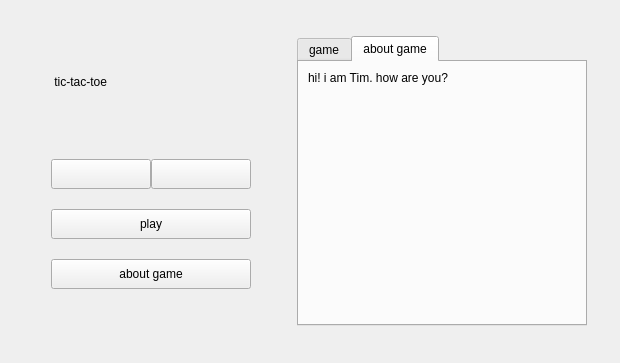
<?xml version="1.0" encoding="UTF-8"?>
<ui version="4.0">
 <class>Widget</class>
 <widget class="QWidget" name="Widget">
  <property name="geometry">
   <rect>
    <x>0</x>
    <y>0</y>
    <width>620</width>
    <height>363</height>
   </rect>
  </property>
  <property name="minimumSize">
   <size>
    <width>620</width>
    <height>330</height>
   </size>
  </property>
  <property name="maximumSize">
   <size>
    <width>800</width>
    <height>500</height>
   </size>
  </property>
  <property name="windowTitle">
   <string>tic-tac-toe</string>
  </property>
  <property name="windowIcon">
   <iconset resource="resourse.qrc">
    <normaloff>:/resourse/images/title_ico.png</normaloff>:/resourse/images/title_ico.png</iconset>
  </property>
  <property name="styleSheet">
   <string notr="true"/>
  </property>
  <layout class="QHBoxLayout" name="horizontalLayout_2">
   <item>
    <spacer name="horizontalSpacer_2">
     <property name="orientation">
      <enum>Qt::Horizontal</enum>
     </property>
     <property name="sizeType">
      <enum>QSizePolicy::Fixed</enum>
     </property>
     <property name="sizeHint" stdset="0">
      <size>
       <width>40</width>
       <height>20</height>
      </size>
     </property>
    </spacer>
   </item>
   <item>
    <layout class="QVBoxLayout" name="verticalLayout">
     <property name="spacing">
      <number>20</number>
     </property>
     <property name="sizeConstraint">
      <enum>QLayout::SetDefaultConstraint</enum>
     </property>
     <item>
      <spacer name="verticalSpacer_2">
       <property name="orientation">
        <enum>Qt::Vertical</enum>
       </property>
       <property name="sizeHint" stdset="0">
        <size>
         <width>20</width>
         <height>40</height>
        </size>
       </property>
      </spacer>
     </item>
     <item>
      <widget class="QLabel" name="label">
       <property name="text">
        <string> tic-tac-toe </string>
       </property>
      </widget>
     </item>
     <item>
      <widget class="QLabel" name="messageLabel">
       <property name="sizePolicy">
        <sizepolicy hsizetype="Preferred" vsizetype="Fixed">
         <horstretch>0</horstretch>
         <verstretch>0</verstretch>
        </sizepolicy>
       </property>
       <property name="minimumSize">
        <size>
         <width>0</width>
         <height>30</height>
        </size>
       </property>
       <property name="text">
        <string/>
       </property>
      </widget>
     </item>
     <item>
      <layout class="QHBoxLayout" name="horizontalLayout">
       <property name="spacing">
        <number>0</number>
       </property>
       <item>
        <widget class="QPushButton" name="leftButton">
         <property name="sizePolicy">
          <sizepolicy hsizetype="Minimum" vsizetype="Fixed">
           <horstretch>0</horstretch>
           <verstretch>0</verstretch>
          </sizepolicy>
         </property>
         <property name="minimumSize">
          <size>
           <width>0</width>
           <height>30</height>
          </size>
         </property>
         <property name="styleSheet">
          <string notr="true"/>
         </property>
         <property name="text">
          <string/>
         </property>
        </widget>
       </item>
       <item>
        <widget class="QPushButton" name="rightButton">
         <property name="sizePolicy">
          <sizepolicy hsizetype="Minimum" vsizetype="Fixed">
           <horstretch>0</horstretch>
           <verstretch>0</verstretch>
          </sizepolicy>
         </property>
         <property name="minimumSize">
          <size>
           <width>0</width>
           <height>30</height>
          </size>
         </property>
         <property name="text">
          <string/>
         </property>
        </widget>
       </item>
      </layout>
     </item>
     <item>
      <widget class="QPushButton" name="startButton">
       <property name="sizePolicy">
        <sizepolicy hsizetype="Minimum" vsizetype="Fixed">
         <horstretch>0</horstretch>
         <verstretch>0</verstretch>
        </sizepolicy>
       </property>
       <property name="minimumSize">
        <size>
         <width>0</width>
         <height>30</height>
        </size>
       </property>
       <property name="styleSheet">
        <string notr="true"/>
       </property>
       <property name="text">
        <string>play</string>
       </property>
      </widget>
     </item>
     <item>
      <widget class="QPushButton" name="aboutButton">
       <property name="sizePolicy">
        <sizepolicy hsizetype="Minimum" vsizetype="Fixed">
         <horstretch>0</horstretch>
         <verstretch>0</verstretch>
        </sizepolicy>
       </property>
       <property name="minimumSize">
        <size>
         <width>200</width>
         <height>30</height>
        </size>
       </property>
       <property name="text">
        <string>about game</string>
       </property>
      </widget>
     </item>
     <item>
      <spacer name="verticalSpacer">
       <property name="orientation">
        <enum>Qt::Vertical</enum>
       </property>
       <property name="sizeHint" stdset="0">
        <size>
         <width>20</width>
         <height>40</height>
        </size>
       </property>
      </spacer>
     </item>
    </layout>
   </item>
   <item>
    <spacer name="horizontalSpacer">
     <property name="orientation">
      <enum>Qt::Horizontal</enum>
     </property>
     <property name="sizeType">
      <enum>QSizePolicy::Fixed</enum>
     </property>
     <property name="sizeHint" stdset="0">
      <size>
       <width>40</width>
       <height>20</height>
      </size>
     </property>
    </spacer>
   </item>
   <item>
    <widget class="QTabWidget" name="tabWidget">
     <property name="sizePolicy">
      <sizepolicy hsizetype="Fixed" vsizetype="Fixed">
       <horstretch>0</horstretch>
       <verstretch>0</verstretch>
      </sizepolicy>
     </property>
     <property name="minimumSize">
      <size>
       <width>290</width>
       <height>290</height>
      </size>
     </property>
     <property name="maximumSize">
      <size>
       <width>290</width>
       <height>290</height>
      </size>
     </property>
     <property name="styleSheet">
      <string notr="true"/>
     </property>
     <property name="currentIndex">
      <number>1</number>
     </property>
     <widget class="QWidget" name="tab">
      <attribute name="title">
       <string>game</string>
      </attribute>
      <layout class="QGridLayout" name="gridLayout">
       <property name="leftMargin">
        <number>5</number>
       </property>
       <property name="topMargin">
        <number>5</number>
       </property>
       <property name="rightMargin">
        <number>5</number>
       </property>
       <property name="bottomMargin">
        <number>5</number>
       </property>
       <property name="spacing">
        <number>5</number>
       </property>
       <item row="2" column="0">
        <widget class="QPushButton" name="pushButton_2_0">
         <property name="sizePolicy">
          <sizepolicy hsizetype="Fixed" vsizetype="Fixed">
           <horstretch>0</horstretch>
           <verstretch>0</verstretch>
          </sizepolicy>
         </property>
         <property name="minimumSize">
          <size>
           <width>90</width>
           <height>90</height>
          </size>
         </property>
         <property name="text">
          <string/>
         </property>
        </widget>
       </item>
       <item row="0" column="2">
        <widget class="QPushButton" name="pushButton_0_2">
         <property name="sizePolicy">
          <sizepolicy hsizetype="Fixed" vsizetype="Fixed">
           <horstretch>0</horstretch>
           <verstretch>0</verstretch>
          </sizepolicy>
         </property>
         <property name="minimumSize">
          <size>
           <width>90</width>
           <height>90</height>
          </size>
         </property>
         <property name="text">
          <string/>
         </property>
        </widget>
       </item>
       <item row="1" column="2">
        <widget class="QPushButton" name="pushButton_1_2">
         <property name="sizePolicy">
          <sizepolicy hsizetype="Fixed" vsizetype="Fixed">
           <horstretch>0</horstretch>
           <verstretch>0</verstretch>
          </sizepolicy>
         </property>
         <property name="minimumSize">
          <size>
           <width>90</width>
           <height>90</height>
          </size>
         </property>
         <property name="text">
          <string/>
         </property>
        </widget>
       </item>
       <item row="2" column="1">
        <widget class="QPushButton" name="pushButton_2_1">
         <property name="sizePolicy">
          <sizepolicy hsizetype="Fixed" vsizetype="Fixed">
           <horstretch>0</horstretch>
           <verstretch>0</verstretch>
          </sizepolicy>
         </property>
         <property name="minimumSize">
          <size>
           <width>90</width>
           <height>90</height>
          </size>
         </property>
         <property name="text">
          <string/>
         </property>
        </widget>
       </item>
       <item row="2" column="2">
        <widget class="QPushButton" name="pushButton_2_2">
         <property name="sizePolicy">
          <sizepolicy hsizetype="Fixed" vsizetype="Fixed">
           <horstretch>0</horstretch>
           <verstretch>0</verstretch>
          </sizepolicy>
         </property>
         <property name="minimumSize">
          <size>
           <width>90</width>
           <height>90</height>
          </size>
         </property>
         <property name="text">
          <string/>
         </property>
        </widget>
       </item>
       <item row="1" column="0">
        <widget class="QPushButton" name="pushButton_1_0">
         <property name="sizePolicy">
          <sizepolicy hsizetype="Fixed" vsizetype="Fixed">
           <horstretch>0</horstretch>
           <verstretch>0</verstretch>
          </sizepolicy>
         </property>
         <property name="minimumSize">
          <size>
           <width>90</width>
           <height>90</height>
          </size>
         </property>
         <property name="text">
          <string/>
         </property>
        </widget>
       </item>
       <item row="0" column="0">
        <widget class="QPushButton" name="pushButton_0_0">
         <property name="sizePolicy">
          <sizepolicy hsizetype="Fixed" vsizetype="Fixed">
           <horstretch>0</horstretch>
           <verstretch>0</verstretch>
          </sizepolicy>
         </property>
         <property name="minimumSize">
          <size>
           <width>90</width>
           <height>90</height>
          </size>
         </property>
         <property name="styleSheet">
          <string notr="true"/>
         </property>
         <property name="text">
          <string/>
         </property>
        </widget>
       </item>
       <item row="0" column="1">
        <widget class="QPushButton" name="pushButton_0_1">
         <property name="sizePolicy">
          <sizepolicy hsizetype="Fixed" vsizetype="Fixed">
           <horstretch>0</horstretch>
           <verstretch>0</verstretch>
          </sizepolicy>
         </property>
         <property name="minimumSize">
          <size>
           <width>90</width>
           <height>90</height>
          </size>
         </property>
         <property name="text">
          <string/>
         </property>
        </widget>
       </item>
       <item row="1" column="1">
        <widget class="QPushButton" name="pushButton_1_1">
         <property name="sizePolicy">
          <sizepolicy hsizetype="Fixed" vsizetype="Fixed">
           <horstretch>0</horstretch>
           <verstretch>0</verstretch>
          </sizepolicy>
         </property>
         <property name="minimumSize">
          <size>
           <width>90</width>
           <height>90</height>
          </size>
         </property>
         <property name="styleSheet">
          <string notr="true"/>
         </property>
         <property name="text">
          <string/>
         </property>
        </widget>
       </item>
      </layout>
     </widget>
     <widget class="QWidget" name="tab_2">
      <attribute name="title">
       <string>about game</string>
      </attribute>
      <layout class="QVBoxLayout" name="verticalLayout_2">
       <item>
        <widget class="QLabel" name="aboutTextLabel">
         <property name="text">
          <string>hi! i am Tim. how are you? </string>
         </property>
         <property name="alignment">
          <set>Qt::AlignLeading|Qt::AlignLeft|Qt::AlignTop</set>
         </property>
         <property name="wordWrap">
          <bool>true</bool>
         </property>
        </widget>
       </item>
      </layout>
     </widget>
    </widget>
   </item>
   <item>
    <spacer name="horizontalSpacer_3">
     <property name="orientation">
      <enum>Qt::Horizontal</enum>
     </property>
     <property name="sizeType">
      <enum>QSizePolicy::Fixed</enum>
     </property>
     <property name="sizeHint" stdset="0">
      <size>
       <width>40</width>
       <height>20</height>
      </size>
     </property>
    </spacer>
   </item>
  </layout>
 </widget>
 <resources>
  <include location="resourse.qrc"/>
 </resources>
 <connections/>
</ui>
